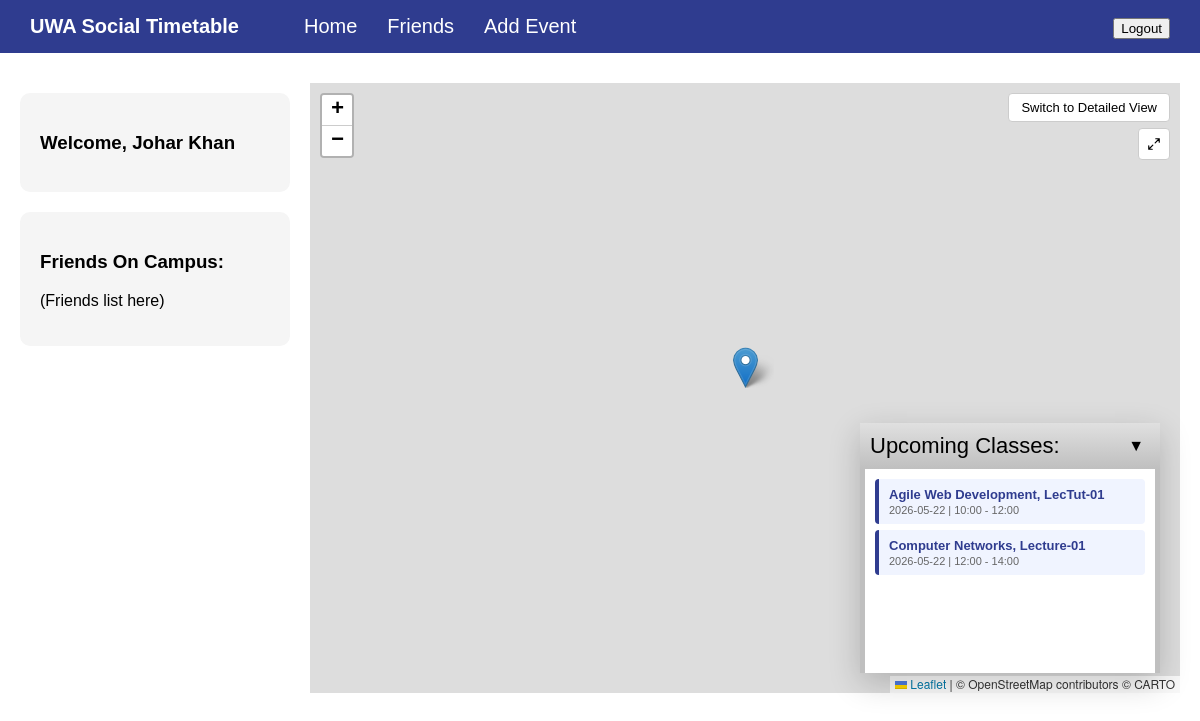
/ (signed in), run on the app's committed database.
### models.py (models this page shows)
class User(Base):
    __tablename__ = "users"
    user_id = Column(Integer, primary_key=True, autoincrement=True)
    username = Column(String(15), nullable=False, unique=True)
    nickname = Column(String(20))
    email = Column(String(100), unique=True)
    password_hash =  Column(Text, nullable=False)
    timetable_link = Column(Text)

class Event(Base):
    __tablename__ = "events"
    event_id = Column(Integer, primary_key=True, autoincrement=True)
    user_id = Column(Integer, ForeignKey('users.user_id'), nullable=False)
    event_name = Column(Text)
    location = Column(Text)
    day = Column(String(10))
    date = Column(Text)
    start_time = Column(Text)
    end_time = Column(Text)

### app.py (the view, shortened to what this page needs)
@app.route('/')
def index():
    if g.current_user is None:
        session.pop('user_id', None)
        return redirect('/signin')
    db = Session()
    try:
        user = db.query(User).filter(User.user_id == session['user_id']).first()
        all_events = db.query(Event).filter(Event.user_id == session['user_id']).order_by(Event.date, Event.start_time).all()
        events = []
        today = date.today()
        tomorrow = today + timedelta(days=1)
        time_now = datetime.now().strftime("%H:%M")
        for e in all_events:
            if not e.date:
                continue
            event_date = date.fromisoformat(e.date)
            if event_date == today and e.start_time >= time_now:
                events.append(e)
            elif event_date == tomorrow:
                events.append(e)
    finally:
        db.close()
    return render_template("index.html", events=events, username=g.current_user["nickname"] or g.current_user["username"])

### auth.py (called while the page is built)
@auth_bp.before_app_request
def load_current_user():
    g.current_user = None
    user_id = session.get("user_id")
    if not user_id:
        return
    db = Session()
    try:
        user = db.get(User, user_id)
        if user is None:
            session.pop("user_id", None)
            return
        g.current_user = {
            "user_id": user.user_id,
            "username": user.username,
            "nickname": user.nickname,
            "email": user.email,
        }
    finally:
        db.close()

### templates/index.html (shortened to what this page needs)
<!doctype html>
<html lang="en">
  <head>
    <link rel="stylesheet" href="{{ url_for('static', filename='index.css') }}" />
    <link rel="stylesheet" href="https://unpkg.com/leaflet@1.9.4/dist/leaflet.css" />
  </head>
  <body>
    <nav class="navbar">
      <div class="nav-group">
        <div class="nav-left">UWA Social Timetable</div>
        <div class="nav-center">
          <a href="/">Home</a>
          <a href="/friends">Friends</a>
          <a href="/add-event">Add Event</a>
        </div>
      </div>
      <div class="nav-right">
        <form class="logout-form" method="post" action="/logout">
          <button class="logout-btn" type="submit">Logout</button>
        </form>
      </div>
    </nav>
    <div class="main-container">
      <div class="sidebar">
        <div class="card welcome">
          <h3>Welcome, {{ username }}</h3>
        </div>
        <div class="card friends">
          <h3>Friends On Campus:</h3>
          <p>(Friends list here)</p>
        </div>
      </div>
      <div class="map-section">
        <div class="map-box">
          <div id="map" style="width:100%; height:100%;"></div>
          <button id="styleToggle"></button>
          <button id="fullscreenToggle" title="Enter fullscreen">⛶</button>
          <div class="upcoming">
            <div class="upcoming-header">
              <span>Upcoming Classes:</span>
              <button class="toggle-btn">▼</button>
            </div>
            <div class="upcoming-content">
              {% for event in events %}
              <div class="event-item">
                <span class="event-name">{{ event.event_name }}</span>
                <span class="event-details">{{ event.date }} | {{ event.start_time }} - {{ event.end_time }}</span>
              </div>
              {% endfor %}
            </div>
          </div>
        </div>
      </div>
    </div>
  </body>
</html>

### static/index.css (style rules this page uses)
body { margin: 0; font-family: Arial, sans-serif; }
.navbar { display: flex; align-items: center; width: 100%; padding: 0px 30px; box-sizing: border-box; background-color: #2f3c8f; }
.navbar a { color: white; text-decoration: none; padding: 15px 15px; transition: background-color 0.2s; }
.nav-left, .nav-center, .nav-right { color: white; font-size: 20px; }
.nav-group { display: flex; align-items: center; gap: 50px; }
.nav-center { display: flex; }
.nav-left { font-weight: bold; }
.nav-right { margin-left: auto; }
.main-container { display: flex; padding: 20px; gap: 20px; }
.sidebar { width: 270px; display: flex; flex-direction: column; gap: 20px; margin-top: 20px; }
.card { background: #f5f5f5; padding: 20px; border-radius: 10px; }
.map-section { flex: 1; margin-top: 10px; }
.map-box { position: relative; height: 610px; background: #ddd; display: flex; align-items: center; justify-content: center; font-size: 24px; }
.upcoming { position: absolute; bottom: 20px; right: 20px; width: 300px; overflow: hidden; box-shadow: 0 10px 30px rgba(0, 0, 0, 0.2); height: 250px; z-index: 1000; }
.upcoming-header { background-color: #ccc; padding: 10px; display: flex; justify-content: space-between; align-items: center; font-size: 22px; background: linear-gradient(to bottom, #e0e0e0, #bfbfbf); }
.toggle-btn { background: none; border: none; cursor: pointer; font-size: 16px; }
.upcoming-content { background-color: white; padding: 10px; border: 5px solid #bfbfbf; border-top: none; overflow-y: auto; height: 195px; }
.event-item { display: flex; flex-direction: column; padding: 8px 10px; margin-bottom: 6px; background-color: #f0f4ff; border-left: 4px solid #2f3c8f; border-radius: 4px; }
.event-name { font-size: 13px; font-weight: bold; color: #2f3c8f; }
.event-details { font-size: 11px; color: #666; margin-top: 2px; }
#styleToggle { position: absolute; top: 10px; right: 10px; z-index: 1000; padding: 6px 12px; background: white; border: 1px solid #ccc; border-radius: 4px; cursor: pointer; font-size: 13px; }
#fullscreenToggle { position: absolute; top: 45px; right: 10px; z-index: 1000; padding: 6px 8px; background: white; border: 1px solid #ccc; border-radius: 4px; cursor: pointer; font-size: 16px; width: 32px; height: 32px; display: flex; align-items: center; justify-content: center; }

### data on the page
User: nickname "Johar Khan"
Event: event_name "Agile Web Development, LecTut-01", date "2026-05-22", start_time "10:00", end_time "12:00"
Event: event_name "Computer Networks, Lecture-01", date "2026-05-22", start_time "12:00", end_time "14:00"
